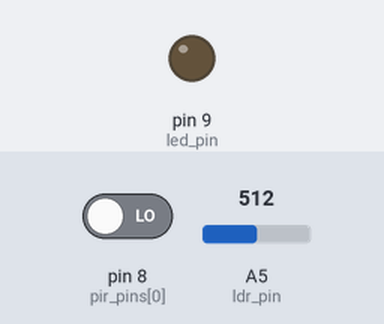
Bench run of a sketch on a simulated Arduino Uno, built with avr-gcc and run on an emulated ATmega328P. On the bench: output pins drawn as LEDs (lit = HIGH). The inputs (shaded band) are chosen by the test bench; at power-on: pin 8 (pir_pins[0]) LOW, A5 (ldr_pin) = 512.

Above: at 1.8 s.
1.9 s: pin 8 (pir_pins[0]) driven HIGH
At 3.07 s:
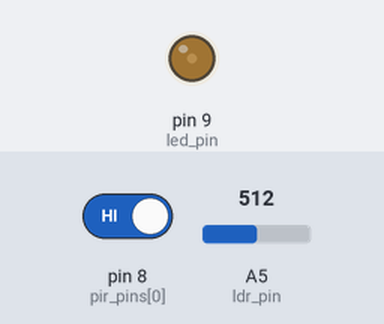
5.4 s: A5 (ldr_pin) set to 485
At 6.1 s:
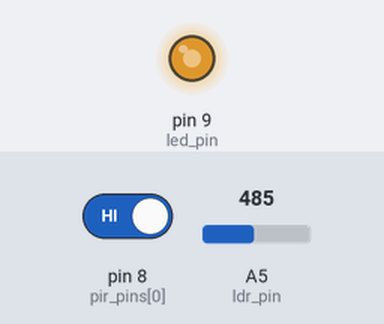
8.3 s: A5 (ldr_pin) set to 511
At 11.07 s:
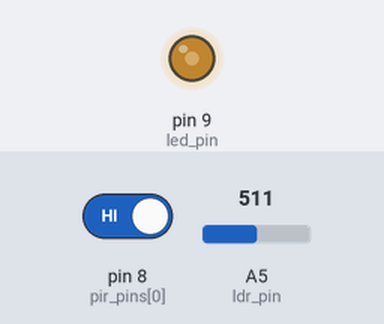
11.8 s: A5 (ldr_pin) set to 306
Timing chart, 0 to 15.1 s (numbered marks = the images above; inputs shaded):
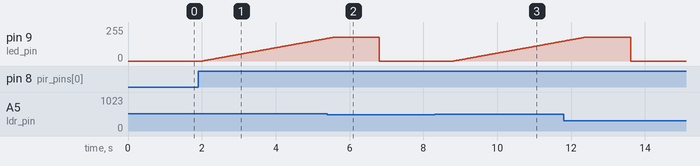

Measured:
- the behaviour switches between 501 and 500 on A5 (ldr_pin) (found by bisection; images 1 and 2)
- after the input at 1.9 s, pin 9 (led_pin): moves from 0/255 to 169/255 over 3.4 s, starting after 0.12 s
- after the input at 8.3 s, pin 9 (led_pin): moves from 0/255 to 149/255 over 3.0 s, starting after 0.53 s

The sketch:

Base-Code.ino
```cpp
/*
	Under the bed nightlight

	Lights up a led strip under the bed when it detects movement while its dark.

	The circuit:
	* PIR for movement. The ammout of sensors depends on the bed.
	* LDR for light sensor
        * Transistor to drive the LED strip

	Created 25-08-2014
	By VeryEvilBetty

*/
#define ldr_pin A5
#define led_pin 9

const int numberOfPirs = 1;              // Number of pir sensors
const int pir_pins[numberOfPirs] = {8};  // Pins of the pir sensors Example = {pin,pin,pin}

const int led_time = 10; // Time to have the leds on (no an exact timing) (in Sec)
const int on_delay = 20; // Delay to turn the leds on (in mSec)
const int off_delay = 1; // Delay to turn the leds off (in mSec)

const int ldr_value = 500; // Value to make the differene between dark and light

const int led_max = 180;  // Ledstrip max pwm value
const int led_min = 0;    // Ledstrip min pwm value (0 recommended, else it wont turn off)

boolean licht = false;   // Booelan thats true when the light is on;
boolean led = false;     // Boolean thats true when the led strip is on;
int timer = 0;           // Integer for the timer;

void setup(){

  pinMode(ldr_pin,INPUT);

  // Set pinmode for all pir sensors
  for (int i=0; i < numberOfPirs; i++){
    pinMode(pir_pins[i],INPUT);
  }

  pinMode(led_pin,OUTPUT);
}

void loop(){

  // Read ldr value
  int ldr = analogRead(ldr_pin);

  // Read all pir sensors
  boolean pir = false;
  for (int i=0; i < numberOfPirs; i++){
      if (digitalRead(pir_pins[i]) == 1){
        pir = true;
      }
  }

  // Check if the room hase enough light
  if (ldr > ldr_value){
    licht = false;
  }else{
    licht = true;
  }

  // If the room is dark and movement is detected the leds turn on and the timer is set to 0
  if (pir == true && licht == false){
    ledAan();
    timer = 0;
  }

  // if the leds are on and the room has enough light the leds go off
  if (led == true && licht == true){
    ledUit();
  }

  // if the leds are on icrement the timer
  if (led == true) timer++;

  // if the timer is equal to the set time turn the leds off.
  if (timer == led_time){
    ledUit();
  }

  delay(1000);
}


// function to turn the leds on
void ledAan(){
  if (led == false){
    for(int i=led_min;i<=led_max; i++){
      analogWrite(led_pin,i);
      delay(on_delay);
    }
    led = true;
  }
}

// function to turn the leds off
void ledUit(){
  if (led == true){
    for(int i=led_max;i>=led_min; i--){
      analogWrite(led_pin,i);
      delay(off_delay);
    }
    led = false;
  }
}
```
